Frame 1 (no input): blank canvas, image omitted
Frame 60 (the mouse pressed at the canvas centre just before this capture): blank canvas, image omitted
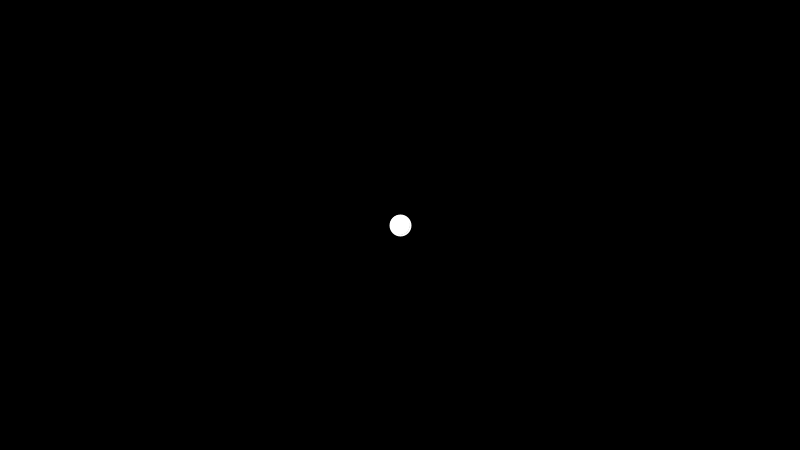
Frame 120 (the mouse held since frame 60 and released just before this capture)

The Processing sketch whose frames 1 and 60 were blank and that drew this single picture after the mouse press (run headless with seeded random() and noise(); from frame 60 on, the mouse is pressed at the canvas centre):

// Processing sketch: ejemploDibujarSegmentos
// ── ejemploDibujarSegmentos.pde
float px, py;
boolean activo;
boolean primeraVez;
void setup() {
  size(800, 450);
  smooth();

  activo=false;  
  primeraVez=true;
  background(0);
  fill(255);
  strokeWeight(2);
  stroke(255);
}


void draw() {
  
  if (activo) {
    if (primeraVez==false) {
      line(px, py, mouseX, mouseY);
    }
    else {
      primeraVez=false;
    }
    ellipse(mouseX, mouseY, 20, 20);
    px=mouseX;
    py=mouseY;
    activo=false;
  }
}

void mousePressed() {
  activo=true;
}
